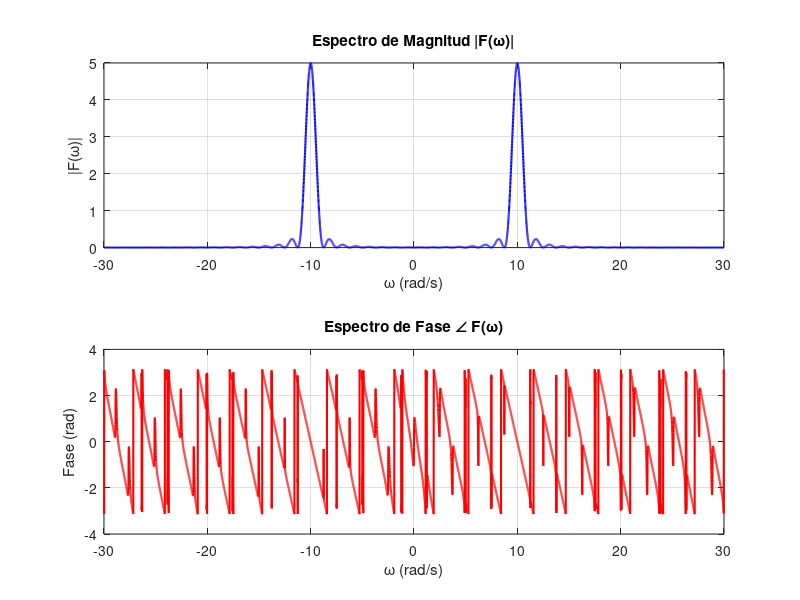

This figure's MATLAB source:
% Parámetros
w = linspace(-30, 30, 10000); % Rango de frecuencias con alta resolución
dw = w(2) - w(1); % Paso en frecuencia
A = 5; a = 2.5; w0 = 10; % Constantes de la transformada

% Definir F(w)
Fw = A * ( (sinc(a*(w - w0)/pi).^2 .* exp(-1j*2*(w - w0)) + ...
            sinc(a*(w + w0)/pi).^2 .* exp(-1j*2*(w + w0)) ) );

% Cálculo numérico (Riemann)
P_num = sum(abs(Fw).^2) * dw / (2*pi); % Potencia total
V_medio_num = sum(Fw) * dw / (2*pi); % Valor medio (debería ser ~0)

% Cálculo analítico (usando Parseval)
% Para Sa²(2.5(w±10)), la integral de |Sa(x)|^4 es conocida:
P_analitica = 2 * (A^2/(2*pi)) * (pi/(2*a)) * (2/3); % Factor 2 por simetría
V_medio_analitico = 0; % Por simetría impar de los términos

% Resultados
disp(['Potencia (numérica): ', num2str(P_num)]);
disp(['Potencia (analítica): ', num2str(P_analitica)]);
disp(['Valor medio (numérico): ', num2str(V_medio_num)]);
disp(['Valor medio (analítico): ', num2str(V_medio_analitico)]);

% Gráfica
figure;
subplot(2,1,1);
plot(w, abs(Fw), 'b', 'LineWidth', 1.5);
title('Espectro de Magnitud |F(\omega)|');
xlabel('\omega (rad/s)'); ylabel('|F(\omega)|'); grid on;

subplot(2,1,2);
plot(w, angle(Fw), 'r', 'LineWidth', 1.5);
title('Espectro de Fase \angle F(\omega)');
xlabel('\omega (rad/s)'); ylabel('Fase (rad)'); grid on;